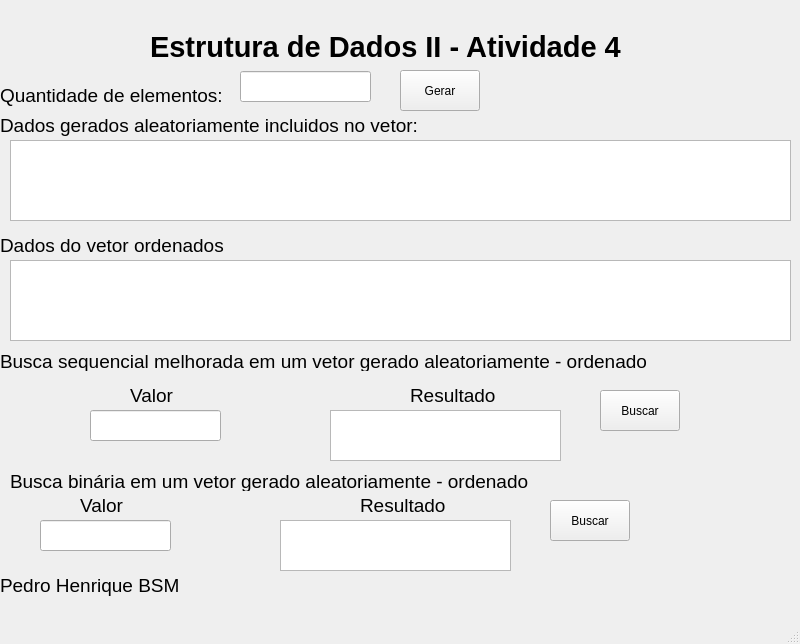
<?xml version="1.0" encoding="UTF-8"?>
<ui version="4.0">
 <class>MainWindow</class>
 <widget class="QMainWindow" name="MainWindow">
  <property name="geometry">
   <rect>
    <x>0</x>
    <y>0</y>
    <width>800</width>
    <height>644</height>
   </rect>
  </property>
  <property name="windowTitle">
   <string>MainWindow</string>
  </property>
  <widget class="QWidget" name="centralwidget">
   <widget class="QLabel" name="label">
    <property name="geometry">
     <rect>
      <x>150</x>
      <y>30</y>
      <width>481</width>
      <height>31</height>
     </rect>
    </property>
    <property name="text">
     <string>&lt;html&gt;&lt;head/&gt;&lt;body&gt;&lt;p&gt;&lt;span style=&quot; font-size:22pt; font-weight:700;&quot;&gt;Estrutura de Dados II - Atividade 4&lt;/span&gt;&lt;/p&gt;&lt;/body&gt;&lt;/html&gt;</string>
    </property>
   </widget>
   <widget class="QLabel" name="label_2">
    <property name="geometry">
     <rect>
      <x>0</x>
      <y>80</y>
      <width>231</width>
      <height>31</height>
     </rect>
    </property>
    <property name="text">
     <string>&lt;html&gt;&lt;head/&gt;&lt;body&gt;&lt;p&gt;&lt;span style=&quot; font-size:14pt;&quot;&gt;Quantidade de elementos:&lt;/span&gt;&lt;/p&gt;&lt;/body&gt;&lt;/html&gt;</string>
    </property>
   </widget>
   <widget class="QLabel" name="label_3">
    <property name="geometry">
     <rect>
      <x>0</x>
      <y>110</y>
      <width>431</width>
      <height>31</height>
     </rect>
    </property>
    <property name="text">
     <string>&lt;html&gt;&lt;head/&gt;&lt;body&gt;&lt;p&gt;&lt;span style=&quot; font-size:14pt;&quot;&gt;Dados gerados aleatoriamente incluidos no vetor:&lt;/span&gt;&lt;/p&gt;&lt;/body&gt;&lt;/html&gt;</string>
    </property>
   </widget>
   <widget class="QLabel" name="label_4">
    <property name="geometry">
     <rect>
      <x>0</x>
      <y>230</y>
      <width>231</width>
      <height>31</height>
     </rect>
    </property>
    <property name="text">
     <string>&lt;html&gt;&lt;head/&gt;&lt;body&gt;&lt;p&gt;&lt;span style=&quot; font-size:14pt;&quot;&gt;Dados do vetor ordenados&lt;/span&gt;&lt;/p&gt;&lt;/body&gt;&lt;/html&gt;</string>
    </property>
   </widget>
   <widget class="QLabel" name="label_5">
    <property name="geometry">
     <rect>
      <x>0</x>
      <y>350</y>
      <width>661</width>
      <height>21</height>
     </rect>
    </property>
    <property name="text">
     <string>&lt;html&gt;&lt;head/&gt;&lt;body&gt;&lt;p&gt;&lt;span style=&quot; font-size:14pt;&quot;&gt;Busca sequencial melhorada em um vetor gerado aleatoriamente - ordenado&lt;/span&gt;&lt;/p&gt;&lt;/body&gt;&lt;/html&gt;</string>
    </property>
   </widget>
   <widget class="QLabel" name="label_6">
    <property name="geometry">
     <rect>
      <x>130</x>
      <y>380</y>
      <width>51</width>
      <height>31</height>
     </rect>
    </property>
    <property name="text">
     <string>&lt;html&gt;&lt;head/&gt;&lt;body&gt;&lt;p&gt;&lt;span style=&quot; font-size:14pt;&quot;&gt;Valor&lt;/span&gt;&lt;/p&gt;&lt;/body&gt;&lt;/html&gt;</string>
    </property>
   </widget>
   <widget class="QLabel" name="label_7">
    <property name="geometry">
     <rect>
      <x>410</x>
      <y>380</y>
      <width>91</width>
      <height>31</height>
     </rect>
    </property>
    <property name="text">
     <string>&lt;html&gt;&lt;head/&gt;&lt;body&gt;&lt;p&gt;&lt;span style=&quot; font-size:14pt;&quot;&gt;Resultado&lt;/span&gt;&lt;/p&gt;&lt;/body&gt;&lt;/html&gt;</string>
    </property>
   </widget>
   <widget class="QLabel" name="label_8">
    <property name="geometry">
     <rect>
      <x>0</x>
      <y>570</y>
      <width>181</width>
      <height>31</height>
     </rect>
    </property>
    <property name="text">
     <string>&lt;html&gt;&lt;head/&gt;&lt;body&gt;&lt;p&gt;&lt;span style=&quot; font-size:14pt;&quot;&gt;Pedro Henrique BSM&lt;/span&gt;&lt;/p&gt;&lt;/body&gt;&lt;/html&gt;</string>
    </property>
   </widget>
   <widget class="QLineEdit" name="lineEdit_inputGerar">
    <property name="geometry">
     <rect>
      <x>240</x>
      <y>71</y>
      <width>131</width>
      <height>31</height>
     </rect>
    </property>
   </widget>
   <widget class="QLineEdit" name="lineEdit_inputValor">
    <property name="geometry">
     <rect>
      <x>90</x>
      <y>410</y>
      <width>131</width>
      <height>31</height>
     </rect>
    </property>
   </widget>
   <widget class="QTextEdit" name="textEdit_resultadoBusca">
    <property name="geometry">
     <rect>
      <x>330</x>
      <y>410</y>
      <width>231</width>
      <height>51</height>
     </rect>
    </property>
   </widget>
   <widget class="QTextEdit" name="textEdit_vetorAleatorio">
    <property name="geometry">
     <rect>
      <x>10</x>
      <y>140</y>
      <width>781</width>
      <height>81</height>
     </rect>
    </property>
   </widget>
   <widget class="QTextEdit" name="textEdit_vetorOrdenado">
    <property name="geometry">
     <rect>
      <x>10</x>
      <y>260</y>
      <width>781</width>
      <height>81</height>
     </rect>
    </property>
   </widget>
   <widget class="QPushButton" name="pushButton_gerar">
    <property name="geometry">
     <rect>
      <x>400</x>
      <y>70</y>
      <width>80</width>
      <height>41</height>
     </rect>
    </property>
    <property name="text">
     <string>Gerar</string>
    </property>
   </widget>
   <widget class="QPushButton" name="pushButton_buscar">
    <property name="geometry">
     <rect>
      <x>600</x>
      <y>390</y>
      <width>80</width>
      <height>41</height>
     </rect>
    </property>
    <property name="text">
     <string>Buscar</string>
    </property>
   </widget>
   <widget class="QLabel" name="label_9">
    <property name="geometry">
     <rect>
      <x>10</x>
      <y>470</y>
      <width>531</width>
      <height>21</height>
     </rect>
    </property>
    <property name="text">
     <string>&lt;html&gt;&lt;head/&gt;&lt;body&gt;&lt;p&gt;&lt;span style=&quot; font-size:14pt;&quot;&gt;Busca binária em um vetor gerado aleatoriamente - ordenado&lt;/span&gt;&lt;/p&gt;&lt;/body&gt;&lt;/html&gt;</string>
    </property>
   </widget>
   <widget class="QLabel" name="label_10">
    <property name="geometry">
     <rect>
      <x>80</x>
      <y>490</y>
      <width>51</width>
      <height>31</height>
     </rect>
    </property>
    <property name="text">
     <string>&lt;html&gt;&lt;head/&gt;&lt;body&gt;&lt;p&gt;&lt;span style=&quot; font-size:14pt;&quot;&gt;Valor&lt;/span&gt;&lt;/p&gt;&lt;/body&gt;&lt;/html&gt;</string>
    </property>
   </widget>
   <widget class="QPushButton" name="pushButton_buscaBinaria">
    <property name="geometry">
     <rect>
      <x>550</x>
      <y>500</y>
      <width>80</width>
      <height>41</height>
     </rect>
    </property>
    <property name="text">
     <string>Buscar</string>
    </property>
   </widget>
   <widget class="QTextEdit" name="textEdit_resultadoBuscaBinaria">
    <property name="geometry">
     <rect>
      <x>280</x>
      <y>520</y>
      <width>231</width>
      <height>51</height>
     </rect>
    </property>
   </widget>
   <widget class="QLineEdit" name="lineEdit_inputValorBinario">
    <property name="geometry">
     <rect>
      <x>40</x>
      <y>520</y>
      <width>131</width>
      <height>31</height>
     </rect>
    </property>
   </widget>
   <widget class="QLabel" name="label_11">
    <property name="geometry">
     <rect>
      <x>360</x>
      <y>490</y>
      <width>91</width>
      <height>31</height>
     </rect>
    </property>
    <property name="text">
     <string>&lt;html&gt;&lt;head/&gt;&lt;body&gt;&lt;p&gt;&lt;span style=&quot; font-size:14pt;&quot;&gt;Resultado&lt;/span&gt;&lt;/p&gt;&lt;/body&gt;&lt;/html&gt;</string>
    </property>
   </widget>
  </widget>
  <widget class="QMenuBar" name="menubar">
   <property name="geometry">
    <rect>
     <x>0</x>
     <y>0</y>
     <width>800</width>
     <height>20</height>
    </rect>
   </property>
  </widget>
  <widget class="QStatusBar" name="statusbar"/>
 </widget>
 <resources/>
 <connections/>
</ui>
